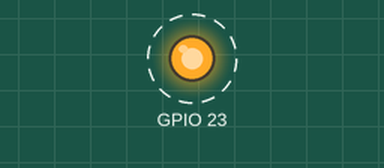
Recording of a program running on a simulated Raspberry Pi (BCM pin numbers). Parts: output pins drawn as LEDs (lit = HIGH). Dashed ring = blinking. What the program prints to the terminal is not drawn.

Above: at 0.5 s.
Timing chart, 0 to 4.6 s (numbered marks = the images above):
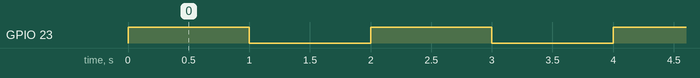

Measured:
- by itself, GPIO 23: alternates HIGH for 1.0 s and LOW for 1.0 s

The program:

py_20250822_gpio23Blink.py
```python
import RPi.GPIO as GPIO
import time

# Use BCM numbering (GPIO25 = Pin 22)
# Use BCM numbering (GPIO24 = Pin 18)
GPIO.setmode(GPIO.BCM)
GPIO.setup(23, GPIO.OUT)

print("Blinking LED on GPIO 23. Press Ctrl+C to stop.")

try:
    while True:
        GPIO.output(23, GPIO.HIGH)  # LED ON
        time.sleep(1)               # 1 second
        GPIO.output(23, GPIO.LOW)   # LED OFF
        time.sleep(1)               # 1 second

except KeyboardInterrupt:
    print("\nExiting program...")

finally:
    GPIO.cleanup()  # Reset GPIO settings
```
